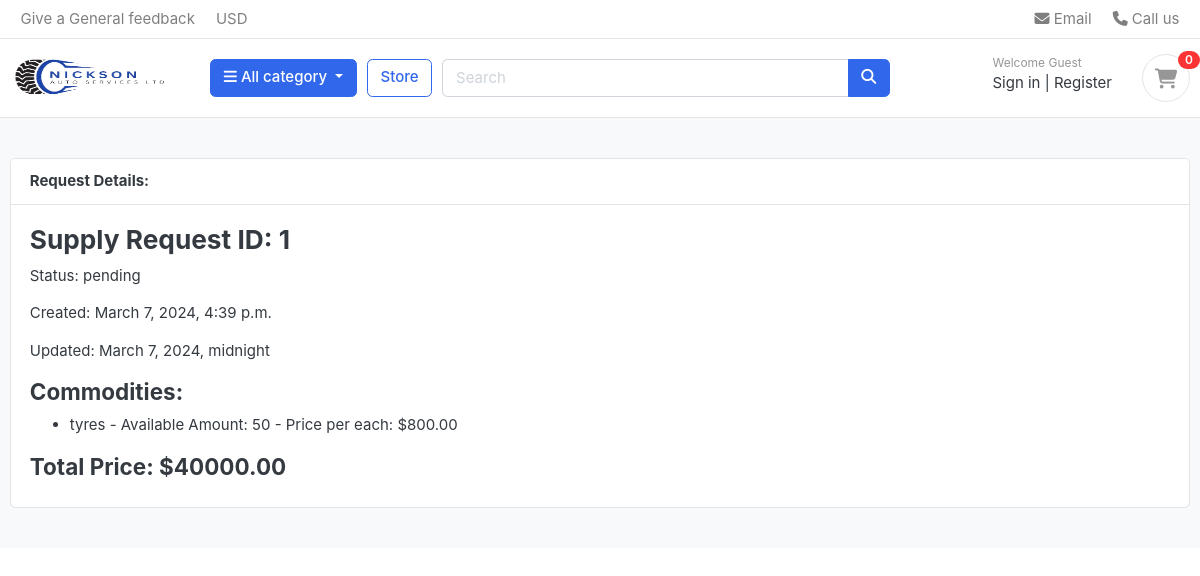
The page /supplier/request_detail/1/ on the database as committed earlier.
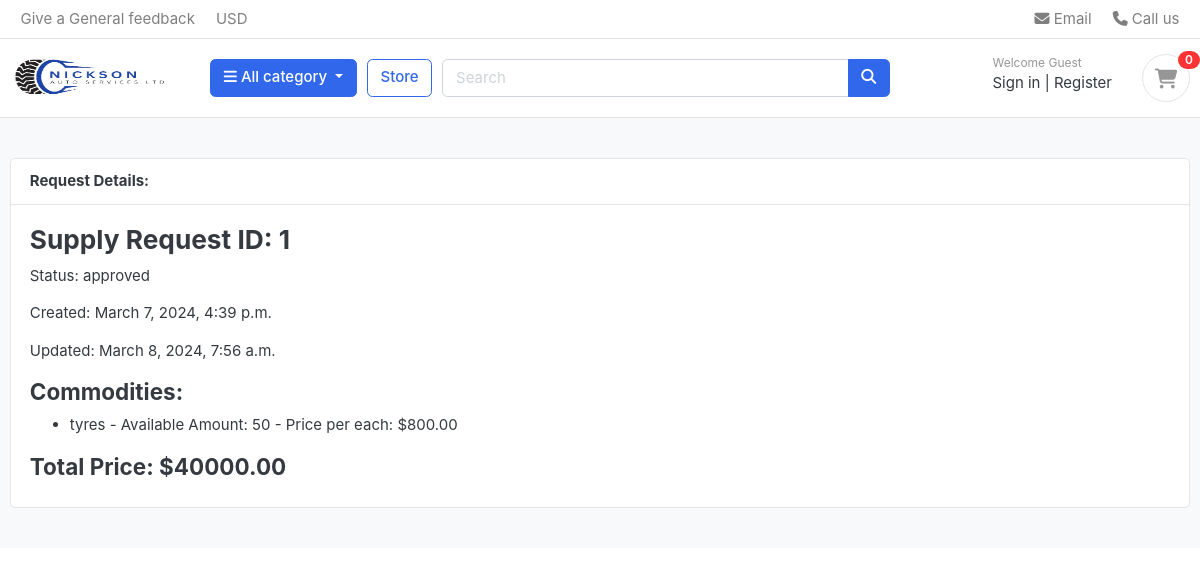
The same page on the database as committed later.
### supplier/models.py (models this page shows, shortened)
class SupplyRequest(models.Model):
    STATUS_CHOICES = [
        ('pending', 'Pending'),
        ('approved', 'Approved'),
        ('rejected', 'Rejected')
    ]
    supplier = models.ForeignKey(Account, on_delete=models.CASCADE)
    commodities = models.ManyToManyField(Commodity)
    status = models.CharField(max_length=255, choices=STATUS_CHOICES, default='pending')
    created = models.DateTimeField(auto_now_add=True)
    updated = models.DateTimeField(auto_now=True)
    class Meta:
        verbose_name = 'Supply Request'
        verbose_name_plural = 'Supply Requests'

### supplier/views.py (the view)
# urls.py: path('request_detail/<int:request_id>/', views.request_detail, name='request_detail'),
def request_detail(request, request_id):
    supply_request = get_object_or_404(SupplyRequest, id=request_id)
    total_price = 0
    for commodity in supply_request.commodities.all():
        total_price += commodity.price * commodity.available_amount
    context = {
        'supply_request': supply_request,
        'total_price': total_price,
    }
    return render(request, 'supplier/request_detail.html', context)

### feedback/forms.py
class AnonymousFeedbackForm(forms.ModelForm):
    class Meta:
        model = AnonymousFeedback
        exclude = ('user',)

### carts/context_processors.py (called while the page is built)
def counter(request):
    item_count = 0
    if 'admin' in request.path:
        return {}
    else:
        try:
            cart = Cart.objects.filter(cart_id=_cart_id(request)) # get the cart using the cart_id present in the session
            if request.user.is_authenticated:
                cart_items = CartItem.objects.all().filter(user=request.user)
            else:
                cart_items = CartItem.objects.all().filter(cart=cart[:1]) # get all the cart items using the cart
            for cart_item in cart_items:
                item_count += cart_item.quantity
        except Cart.DoesNotExist:
            item_count = 0
    return dict(item_count=item_count)

### carts/views.py (called while the page is built)
def _cart_id(request):
    cart = request.session.session_key
    if not cart:
        cart = request.session.create()
    return cart

### category/context_processors.py (called while the page is built)
def menu_links(request):
    links = Category.objects.all()
    return dict(links=links)

### templates/supplier/request_detail.html (shortened to what this page needs)
{% extends 'base.html' %}
{% load static %}
{% block content %}
<section class="section-conten padding-y bg">
  <div class="container">
    <div class="row">
      <main class="col-md-12">
        <article class="card">
          <header class="card-header">
            <strong class="d-inline-block mr-3">Request Details:</strong>
          </header>
          <div class="card-body">
            <div class="row">
              <div class="col-md-12">
                <h3>Supply Request ID: {{ supply_request.id }}</h3>
                <p>Status: {{ supply_request.status }}</p>
                <p>Created: {{ supply_request.created }}</p>
                <p>Updated: {{ supply_request.updated }}</p>
                <h4>Commodities:</h4>
                <ul>
                  {% for commodity in supply_request.commodities.all %}
                    <li>{{ commodity.name }} - Available Amount: {{ commodity.available_amount }} - Price per each: ${{ commodity.price }}</li>
                  {% endfor %}
                </ul>
                <h4>Total Price: ${{ total_price }}</h4>
              </div>
            </div>
          </div>
        </article>
      </main>
    </div>
  </div>
</section>
{% endblock %}

Rows that differ between the two databases and show on the page:
changed SupplyRequest id 1: status "pending" → "approved"; updated "March 7, 2024, midnight" → "March 8, 2024, 7:56 a.m."
